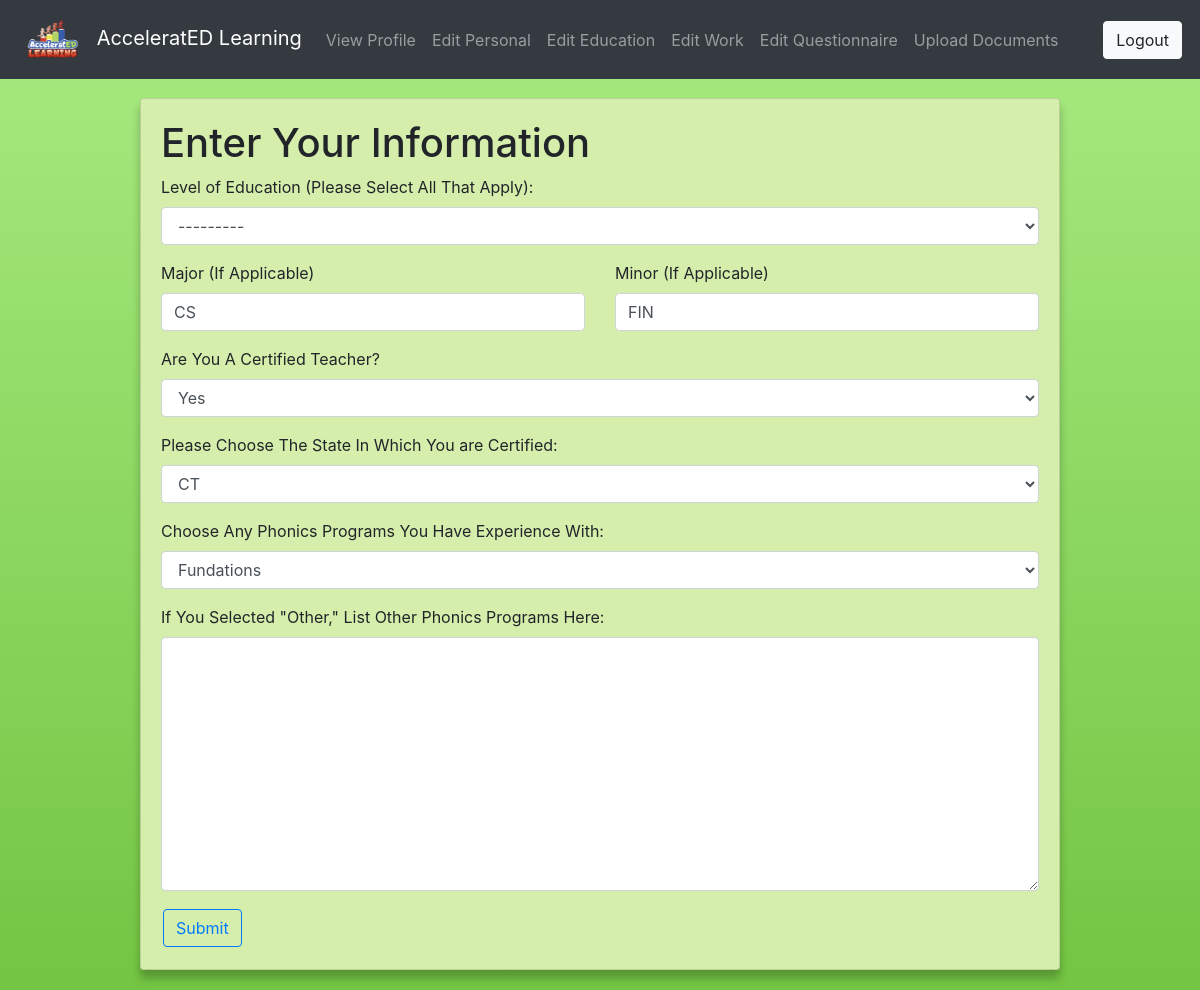
/tutor/edit/edu (signed in), run on an earlier commit of the app's database.
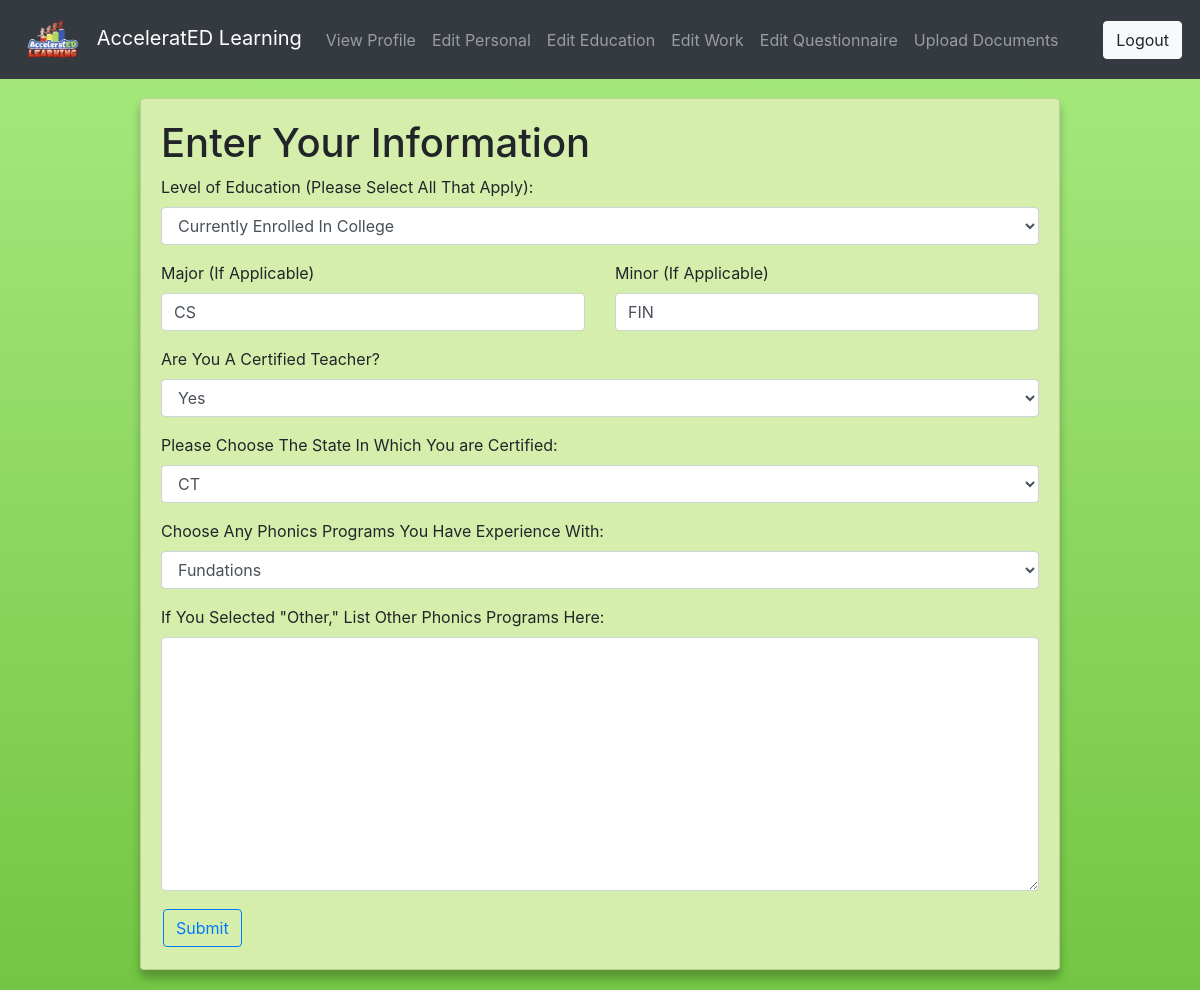
And on a later commit of the database.
### tutor/models.py (models this page shows, shortened)
class Tutor(models.Model):
    PHONICS_CHOICES = (
        ('Fundations', 'Fundations'),
        ('Fountas & Pinnell Literacy', 'Fountas & Pinnell Literacy'),
        ('Lucy Calkins Units Of Study For Teaching Phonics',
         'Lucy Calkins Units Of Study For Teaching Phonics'),
        ('Bridge The Gap Intervention', 'Bridge The Gap Intervention'),
        ('Words Their Way', 'Words Their Way'),
        ('Lalilo', 'Lalilo'),
        ('The Heggerty Curriculum', 'The Heggerty Curriculum'),
        ('Orton Gillingham Approach', 'Orton Gillingham Approach'),
        ('Phonics First', 'Phonics First'),
        ('Other:', 'Other:')
    )
    EMPLOYMENT_CHOICES = (
        ('Full Time', 'Full Time'),
        ('Part Time', 'Part Time'),
        ('College Student', 'College Student'),
        ('Retired', 'Retired'),
        ('Other', 'Other')
    )
    STATE_CHOICES = (
        (
            ('AL','AL'),
            ('AK','AK'),
            ('AR','AR'),
            ('AZ','AZ'),
            ('CA','CA'),
            ('CO','CO'),
            ('CT','CT'),
            ('DC','DC'),
            ('DE','DE'),
            ('FL','FL'),
            ('GA','GA'),
            ('HI','HI'),
            ('IA','IA'),
            ('ID','ID'),
            ('IL','IL'),
            ('IN','IN'),
            ('KS','KS'),
            ('KY','KY'),
            ('LA','LA'),
            ('MA','MA'),
            ('MD','MD'),
            ('ME','ME'),
            ('MI','MI'),
            ('MN','MN'),
            ('MO','MO'),
            ('MS','MS'),
            ('MT','MT'),
            ('NC','NC'),
            ('NE','NE'),
            ('NH','NH'),
            ('NJ','NJ'),
            ('NM','NM'),
            ('NV','NV'),
            ('NY','NY'),
            ('ND','ND'),
            ('OH','OH'),
            ('OK','OK'),
            ('OR','OR'),
            ('PA','PA'),
            ('RI','RI'),
            ('SC','SC'),
            ('SD','SD'),
            ('TN','TN'),
            ('TX','TX'),
            ('UT','UT'),
            ('VT','VT'),
            ('VA','VA'),
            ('WA','WA'),
            ('WI','WI'),
            ('WV','WV'),
            ('WY','WY'),
            ('None','None')
        )
    )
    LANGUAGE_CHOICES = (
        ('English', 'English'),
        ('Spanish', 'Spanish')
    )
    GENDER_CHOICES = (
        ('Male', 'Male'),
        ('Female', 'Female'),
        ('Non-Binary', 'Non-Binary'),
        ('Other', 'Other')
    )
    DEGREE_CHOICES = (
        ('College Student', 'Currently Enrolled In College'),
        ('A.A./A.S.', 'Associate\'s Degree'),
        ('Technical Certification', 'Technical Certification'),
        ('B.A./B.S.', 'Bachelor\'s Degree'),
        ('M.A./M.S./M.Ed.', 'Master\'s Degree'),
        ('Ed.S.', 'Education Specialist/6th Year/Etc . . .'),
        ('Ed.D./Ph.D.', 'Doctorate')
    )
    YESNO = (
        ('Yes', 'Yes'),
        ('No', 'No')
    )
    AVAILABILITY_CHOICES = (
        ('AM', 'Part Time AM'),
        ('PM', 'Part Time PM'),
        ('Full Time', 'Full Time (AM and PM)')
    )
    email = models.OneToOneField(User, on_delete=models.CASCADE)
    firstname = models.CharField(max_length=20, blank=True, verbose_name='First Name')
    lastname = models.CharField(max_length=20, blank=True, verbose_name='Last Name')
    birthday = models.DateField(auto_now=False, null=True, blank=True)
    phonenumber = PhoneField(blank=True, verbose_name='Phone Number')
    gender = models.CharField(max_length=10, choices=GENDER_CHOICES, blank=True, default='None')
    introduction = models.TextField(max_length=1500, blank=True, verbose_name='Introduction (Describe Yourself in 200 Words or Less)')
    languages = MultiSelectField(choices=LANGUAGE_CHOICES, blank=True, default="None", verbose_name='Languages Spoken Fluently')
    education = MultiSelectField(choices=DEGREE_CHOICES, blank=True,
    verbose_name='Level of Education (Please Select All That Apply):')
    major = models.CharField(max_length=20, blank=True, verbose_name='Major (If Applicable)')
    minor = models.CharField(max_length=20, blank=True, verbose_name='Minor (If Applicable)')
    experience = models.CharField(max_length=4, choices=YESNO, blank=True, verbose_name='Are You A Certified Teacher?')
    statecert = models.CharField(max_length=5, choices=STATE_CHOICES, verbose_name='Please Choose The State In Which You are Certified:', default='None')
    phonicsex = MultiSelectField(choices=PHONICS_CHOICES, blank=True, verbose_name='Choose Any Phonics Programs You Have Experience With:')
    otherphonics = models.TextField(max_length=500, blank=True, verbose_name='If You Selected "Other," List Other Phonics Programs Here:')
    employment = models.CharField(max_length=20, choices=EMPLOYMENT_CHOICES, blank=True, verbose_name='Employment Status')
    curremployment = models.CharField(max_length=30, blank=True, verbose_name='Current or Most Recent Job Title (If Applicable)')
    employer = models.CharField(max_length=30, blank=True, verbose_name='Employer (If Applicable)')
    employeraddress = models.CharField(max_length=30, blank=True, verbose_name='Employer Address (If Applicable)')
    employercity = models.CharField(max_length=30, blank=True, verbose_name='City')
    employerstate = models.CharField(max_length=5, choices=STATE_CHOICES, verbose_name='State', default='None')
    employerzip = models.CharField(max_length=30, blank=True, verbose_name='Zip Code')
    currreference = models.CharField(max_length=60, blank=True, verbose_name='Supervisor/Reference Contact Information (If Applicable)')
    teachercharacteristics = models.TextField(max_length=1500, blank=True, verbose_name='What Characteristics Make A Good Teacher: (200 Words or Less)')
    abilitiesquestion = models.TextField(
        max_length=1500, blank=True, verbose_name='How Would You Address A Range Of Abilities In Your Classroom: (200 Words or Less)')
    availability = models.CharField(max_length=20, choices=AVAILABILITY_CHOICES, blank=True, verbose_name='Choose Your Availability:')
    image = models.ImageField(upload_to='images/', blank=True, null=True, verbose_name="")

### tutor/views.py (the view)
# urls.py: path('edit/edu', views.edit_edu_view, name='edu'),
@login_required(login_url='login')
def edit_edu_view(request):
    profiles = Tutor.objects.get(email_id=request.user.id)
    form = tutorEduform(request.POST or None, instance=profiles)
    if form.is_valid():
        form.save()
        return redirect('profile')
    return render(request, 'tutor/edu.html', {'authenticated': True, 'form': form})

### tutor/forms.py
class tutorEduform(forms.ModelForm):
    class Meta:
        model =Tutor
        fields = ('education', 'major',
                'minor', 'experience', 'statecert', 'phonicsex', 'otherphonics'
                )

### templates/tutor/edu.html (shortened to what this page needs)
{% extends 'tutor/base.html' %}
{% load crispy_forms_filters %}
{% load crispy_forms_tags %}
{% block body %}
<div class="row justify-content-center">
    <div class="col-10">
        <div class="card">
            <div class="card-body">
                <h1>Enter Your Information</h1>
                <form method="post">
                    {{ form.education|as_crispy_field }}
                    <div class="row">
                        <div class="col-6">
                          {{ form.major|as_crispy_field }}
                        </div>
                        <div class="col-6">
                          {{ form.minor|as_crispy_field }}
                        </div>
                      </div>
                    {{ form.experience|as_crispy_field }}
                    {{ form.statecert|as_crispy_field }}
                    {{ form.phonicsex|as_crispy_field }}
                    {{ form.otherphonics|as_crispy_field }}
                    <button type="submit" class="btn btn-outline-primary">Submit</button>
                </form>
            </div>
        </div>
    </div>
</div>
{% endblock %}

What changed in the data, as far as the page shows it:
changed Tutor "CS": education "---------" → "Currently Enrolled In College"
